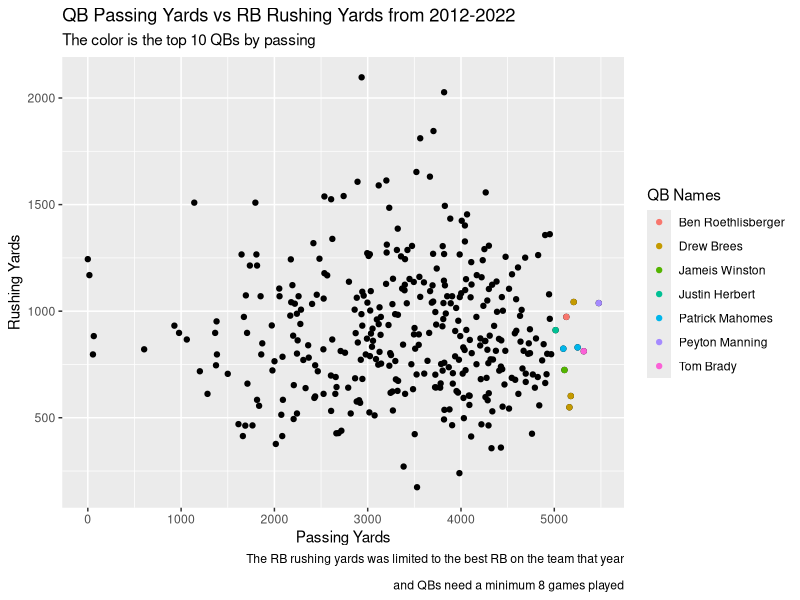
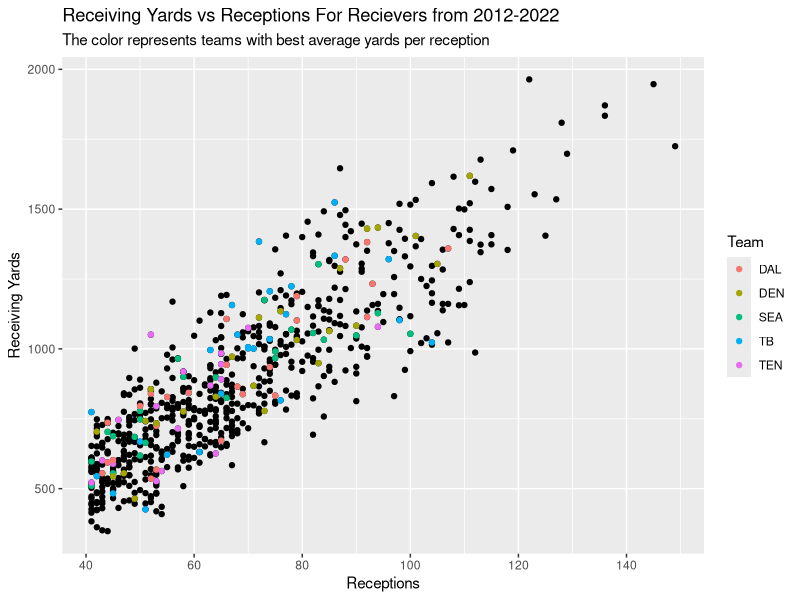
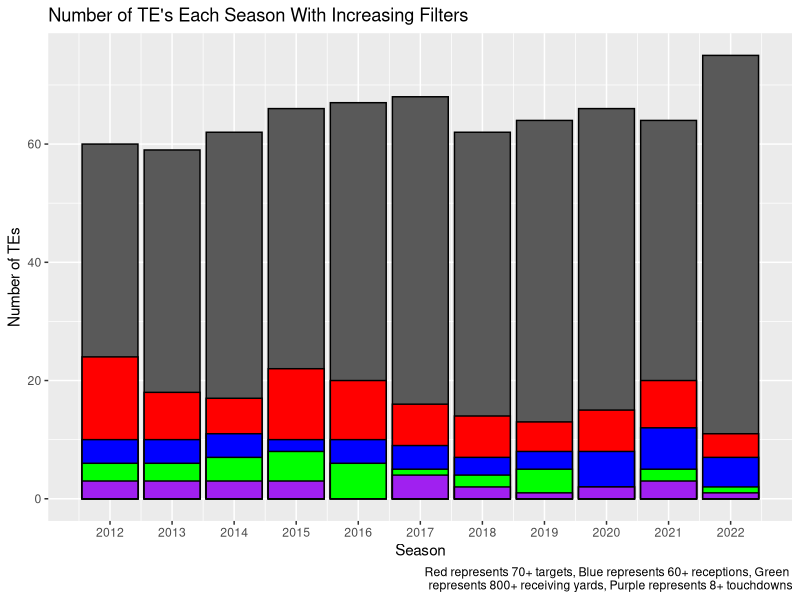
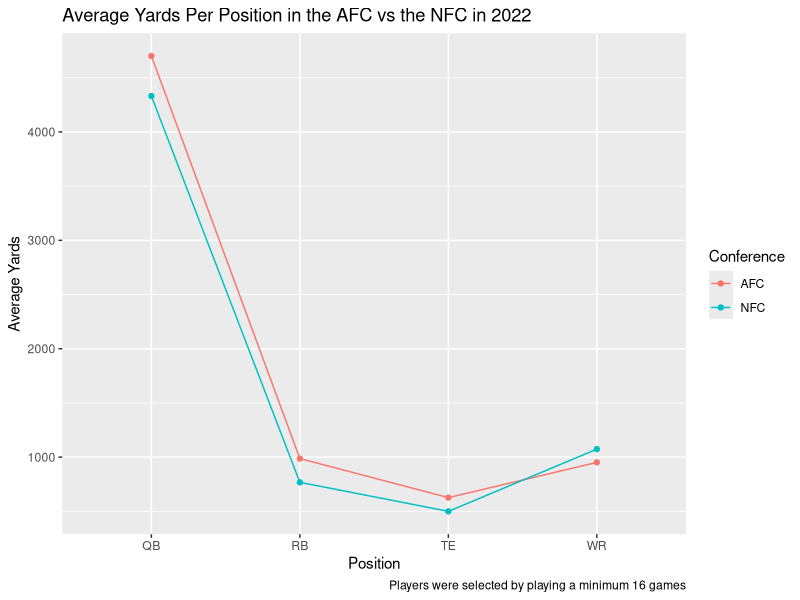
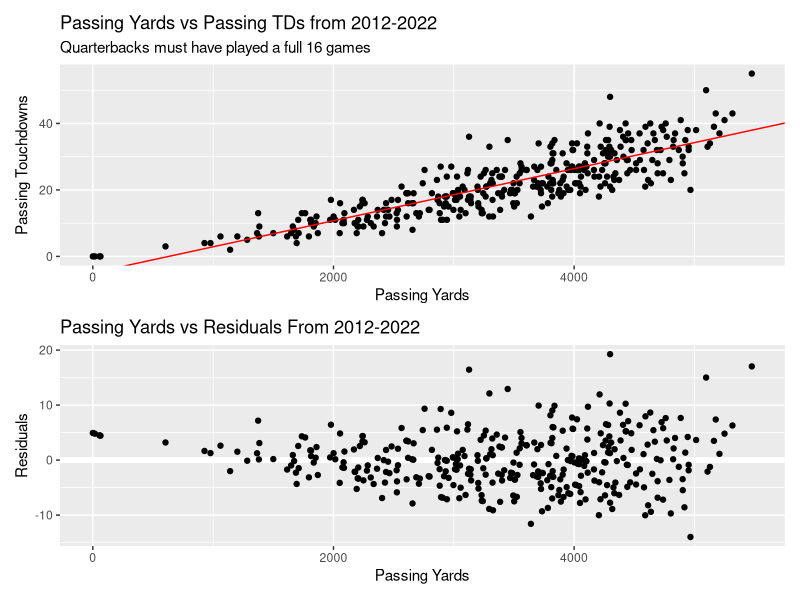
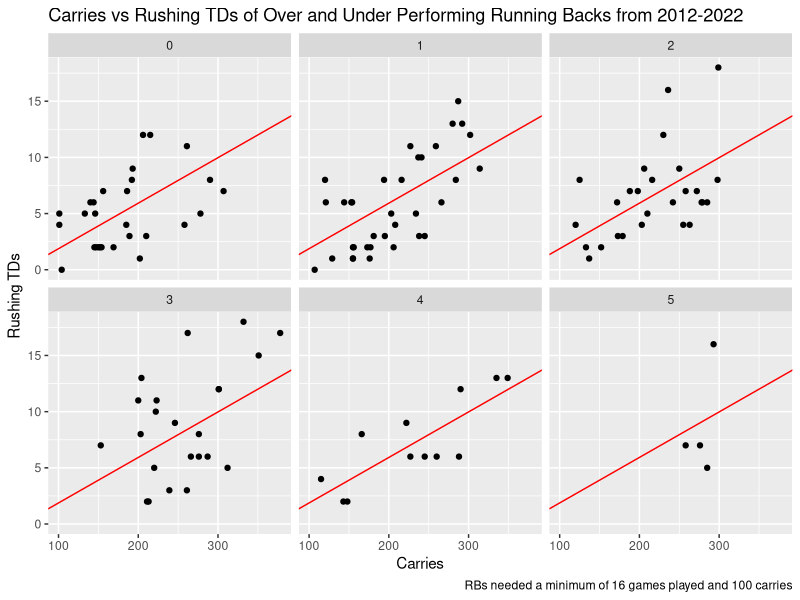
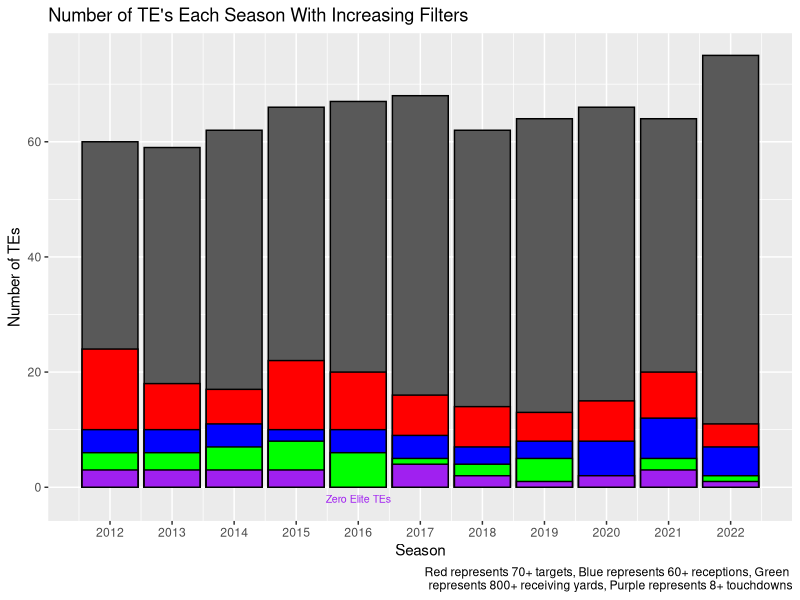

Write R code to recreate these figures, in order.
library(tidyverse)
library(ggrepel)
library(patchwork)
library(modelr)
library(stringr)
library(dplyr)

#setwd("./Desktop/Math with R/Project")

allStats <- read_csv("yearly_data_updated_08_23.csv")

#Part 1
#GRAPH 1
#filter only qbs set **minimum 8 games played**
qbStats <- allStats|>
  filter(position=='QB')|>
  select(id:season, completions:interceptions,games)|>
  filter(games>8)

#filter only rbs set
rbStats <- allStats|>
  filter(position=='RB')|>
  select(id:season, carries:rushing_fumbles)|>
  group_by(team,season)|>
  filter(row_number(desc(rushing_yards)) == 1)

#combining the rbs and qbs
rb_qb_stats<-left_join(qbStats,rbStats, by = c("team","season"))

#get the top 10 qbs by passing yards
top_10_qbStats <- allStats|>
  filter(position=='QB')|>
  select(id:season, completions:interceptions)|>
  filter(passing_yards >= 4000)|>
  filter(row_number(desc(passing_yards))<=10)

#joining the two, creating a list of 10. Top 10 qbs and their respective running back
best_qb_rb_stats <-left_join(top_10_qbStats,rbStats, by = c("team","season"))

#graph that was trying to see if there was a correlation between qb passing yards and 
#their respective best rb rushing yards. I thought that if a qb is throwing for a lot of yards the 
#rbs rushing yards would be at a low. The colored dots represnt the qbs that have had the highest passing
#yards season in the data set. As you can see during these great years the rushing yards were lower.
#This is what I thought we would see, a negative relationship betweeen the two (passing yards high
#rushing yards low and vice versa). However it is evident there is no little to no relation 
#between the two. What's also interesting is that despite playing 8 games, there are still QBs that 
#threw almost 0 yards.
rb_vs_qb_stats_graph<-ggplot()+
  geom_point(data=rb_qb_stats,mapping=aes(x=passing_yards,y=rushing_yards))+
  geom_point(data= best_qb_rb_stats, mapping=aes(x=passing_yards,y=rushing_yards, color=name.x))+
  scale_x_continuous(
    breaks=seq(0,5000,by=1000),
  )+
  labs(
    title = "QB Passing Yards vs RB Rushing Yards from 2012-2022",
    caption = "The RB rushing yards was limited to the best RB on the team that year\n 
    and QBs need a minimum 8 games played",
    x = "Passing Yards",
    y = "Rushing Yards",
    color = "QB Names",
    subtitle = "The color is the top 10 QBs by passing"
  )


rb_vs_qb_stats_graph

  







#GRAPH 2
#grabbing all wrs
wr_stats<- allStats|>
  filter(position== 'WR')|>
  select(id:season, receptions:receiving_yards)|>
  filter(receptions>40)|>
  mutate(yards_per_reception = receiving_yards/receptions)|>
  arrange(desc(yards_per_reception))

#getting the best wr teams based on average yards per reception on their recievers
top_5_teams_best_wr <- wr_stats|>
  group_by(team)|>
  summarise(avg_ypr = mean(yards_per_reception))|>
  arrange(desc(avg_ypr))|>
  filter(row_number(desc(avg_ypr))<=5)

#joining the wr to their team if they were in the top 10
wr_stats2<-left_join(top_5_teams_best_wr,wr_stats, by='team')

#This graph shows the relationship between receiving yards and receptions. As I envisioned,
#there is a positive relation between the two, meaning more receptions equals more receiving yards.
#The colored dots represent players that played on the teams that had the best average yards per 
#reception based on all their receivers. I will say I am little shocked on how low the colored dots are
#but it does make sense as every point represents a player and sometimes one player on a team can have
#a monster year while the wr do not. 
wr_stats_graph<-ggplot(data=wr_stats)+
  geom_point(mapping=aes(x=receptions, y=receiving_yards))+
  geom_point(data=wr_stats2, mapping=aes(x=receptions, y=receiving_yards, color =team))+
  scale_x_continuous(
    breaks=seq(40,150,by=20)
  )+
  labs(
    title = "Receiving Yards vs Receptions For Recievers from 2012-2022",
    subtitle = "The color represents teams with best average yards per reception",
    x = "Receptions",
    y = "Receiving Yards",
    color = "Team"
  )


wr_stats_graph









#GRAPH 3
#creating set of all the tes
te_stats<-allStats|>
  filter(position=="TE")|>
  filter(games>=8)|>
  select(id:season, receptions:receiving_tds)

#filtering out all te that don't have 70+ recpetions
te_target_stats <- te_stats|>
  filter(targets>70)

#filtering out all the te that dont have 60+ receptions
te_reception_stats<- te_target_stats|>
  filter(receptions>=60)

#filtering out all the te that dont have 800+ receiving yards
te_receiving_yards <- te_reception_stats|>
  filter(receiving_yards >=800)

#filtering out all the te that dont have 8+ receiving tds
te_td_stats<-te_receiving_yards|>
  filter(receiving_tds>=8)

#creating a bar graph to see how few te in the league are considered "elite." 
#The bottom of the graph to top of the gray represents all te in the league that have played 8
#or more games. The bottom to red represents all te that have 70+ targets and have played 8 or more games.
#The bottom to the blue represents all te that have 60+ receptions, 70+ targets, and have played
#8 or more games. The bottom to the green represents all the te that have 800+ receiving yards, 60+ 
#receptions, 70+ targets, and have played 8 or more games.The purple represents what are considered 
#"elite" te; with 8+ touchdowns, 800+ receiving yards, 60+ receptions, 70+ targets, and have played 
#8 or more games. What's interesting is that there were no "elite" te in 2016. I thought there might be
# a pattern of elite te increasing as time goes on, but there seems to be no pattern. 
ggplot()+
  geom_bar(data=te_stats, mapping=aes(x= season), color ="black")+
  geom_bar(data=te_target_stats, mapping=aes(x= season), fill = "red", color="black")+
  geom_bar(data=te_reception_stats, mapping=aes(x= season), fill = "blue", color="black",)+
  geom_bar(data=te_receiving_yards, mapping=aes(x= season), fill = "green", color="black")+
  geom_bar(data=te_td_stats, mapping=aes(x= season), fill = "purple", color="black")+
  scale_x_continuous(
    breaks=seq(2012,2022,by=1)
  )+
  labs(
    title = "Number of TE's Each Season With Increasing Filters",
    x="Season",
    y="Number of TEs",
    caption = "Red represents 70+ targets, Blue represents 60+ receptions, Green 
            represents 800+ receiving yards, Purple represents 8+ touchdowns"
  )








#GRAPH 4
#creating a set of all nfc teams
nfc_teams<-allStats|>
  filter(season==2022)|>
  filter(games>16)|>
  filter(team=="DAL" | team=="NYG" | team=="PHI" | team=="WAS" | team=="CHI" | team=="GB" | team=="MIN" | team=="DET"
         | team=="ATL" | team=="CAR" | team=="NO" | team=="TB" | team=="ARI" | team=="LA" | team=="SF" | team=="SEA")

#creating a set of all qbs in nfc
qb_nfc_teams<-nfc_teams|>
  filter(position=="QB")|>
  group_by(position)|>
  summarise(avg_pass=mean(passing_yards))

#creating a set of all rbs in nfc
rb_nfc_teams<-nfc_teams|>
  filter(position=="RB")|>
  group_by(position)|>
  summarise(avg_rush=mean(rushing_yards))

#creating a set of all wrs and tes in nfc
te_wr_nfc_teams<-nfc_teams|>
  filter(position=="WR"|position=="TE")|>
  group_by(position)|>
  summarise(avg_receiv=mean(receiving_yards))

#joining all of them, condensing to one column and adding a conference column
position_nfc<-full_join(full_join(qb_nfc_teams,rb_nfc_teams),te_wr_nfc_teams)
position_nfc2<-unite(position_nfc, avg_yards, avg_pass, avg_rush, avg_receiv, na.rm=TRUE)|>
  mutate(conference="NFC")

#setting the avg_yards to numeric and sorting by average yards
position_nfc2$avg_yards=as.numeric(position_nfc2$avg_yards)
position_nfc3<-position_nfc2|>
  arrange(avg_yards)




#creating a set of all afc teams
afc_teams <-allStats|>
  filter(season==2022)|>
  filter(games>16)|>
  filter(team=="BUF" | team=="MIA" | team=="NE" | team=="NYJ" | team=="BAL" | team=="CIN" | team=="CLE"
         | team=="PIT" | team=="HOU" | team=="IND" | team=="JAX" | team=="TEN" | team=="DEN" | team=="KC" | team=="LV" | team=="LAC")

#creating a set of all qbs in afc
qb_afc_teams<-afc_teams|>
  filter(position=="QB")|>
  group_by(position)|>
  summarise(avg_pass=mean(passing_yards))

#creating a set of all rbs in nfc
rb_afc_teams<-afc_teams|>
  filter(position=="RB")|>
  group_by(position)|>
  summarise(avg_rush=mean(rushing_yards))

#creating a set of all tes and wrs in nfc
te_wr_afc_teams<-afc_teams|>
  filter(position=="WR"|position=="TE")|>
  group_by(position)|>
  summarise(avg_receiv=mean(receiving_yards))

#joining all of them, condesing to one column and adding a conference column

position_afc<-full_join(full_join(qb_afc_teams,rb_afc_teams),te_wr_afc_teams)
position_afc2<-unite(position_afc, avg_yards, avg_pass, avg_rush, avg_receiv, na.rm=TRUE)|>
  mutate(conference="AFC")

#setting the avg_yards to numeric and sorting by average yards
position_afc2$avg_yards=as.numeric(position_afc2$avg_yards)
position_afc3<-position_afc2|>
  arrange(avg_yards)

#This graph shows the average number of yards per position in both the AFC and NFC. The red represents
#the AFC and blue represents the NFC. The goal of this graph was to see if any conference held a 
#total advantage over the yards by position. I was curious, since the NFC won the Super Bowl in 
#2022 if they also dominated the stats. This seems to not be the case as by average, the AFC 
#wins every position, except WR which it lost by a small margin. It is still important to note that 
#the difference between points is still relativley small. 
ggplot()+
  geom_point(data=position_afc3, mapping=aes(x=position, y=avg_yards, color=conference))+
  geom_line(data=position_afc3, mapping=aes(x=position, y=avg_yards,group=1,color=conference))+
  geom_point(data=position_nfc3, mapping=aes(x=position, y=avg_yards, color=conference))+
  geom_line(data=position_nfc3, mapping=aes(x=position, y=avg_yards,group=1,color=conference))+
  labs(
    title = "Average Yards Per Position in the AFC vs the NFC in 2022",
    caption="Players were selected by playing a minimum 16 games",
    x="Position",
    y="Average Yards",
    color="Conference"
  )









           
#Part 2
#Graph 1
#filtering qb stats to only include QBs who played all 16 games
qbstats2<-qbStats|>
  filter(games>=8)|>
  select(id:season, passing_yards:passing_tds)

#There was a couple outliers and the purpose of this was to see who it was, it was Taysom Hill
qbstats2|>
  arrange(passing_yards)

#Creating a model that predicts passing touchdowns based on passing yards
qbstats_mod<-lm(passing_tds~passing_yards, data=qbstats2)

#adds the residuals
qbstats3<-qbstats2|>
  add_residuals(qbstats_mod)

#creates a graph looking at passing yards vs passing touchdowns
qbstats_gg<- ggplot(data=qbstats2)+
  geom_point(mapping=aes(x=passing_yards, y=passing_tds))+
  geom_abline(intercept=qbstats_mod[[1]][[1]], 
              slope=qbstats_mod[[1]][[2]],
              color = "red")+
  labs(
    title = "Passing Yards vs Passing TDs from 2012-2022",
    subtitle = "Quarterbacks must have played a full 16 games",
    x = "Passing Yards",
    y= "Passing Touchdowns",
  )

#creates a graph looking at passing yards vs the residuals
qbstats_resid_gg <-ggplot(data=qbstats3, mapping=aes(x=passing_yards,y=resid))+
  geom_ref_line(h=0)+
  geom_point()+
  labs(
    title = "Passing Yards vs Residuals From 2012-2022",
    x = "Passing Yards",
    y= "Residuals"
  )

#displaying the graphs
#Residual is positive = QB over performed TDs based on passing yards
#I was looking to see how QBs performed on touchdowns based on predicted values using the passing 
#yards. The top graph shows the relationship between the passing yards and passing touchdowns from 2012 
#to 2022. You can see a gradual positive relationship between the two with the red line representing 
#the trend. The bottom graph represents the passing yard vs residuals in the same years. There is no
#predictability between the two. An interesting thing to note is the couple of outliers. One is 
#Brad Smith who is actually a WR but got credit as a QB for instances he played in the wildcat. Another one
#is Jacoby Brissett and the other two are Taysom Hill (who also plays multiple positions)
qbstats_gg /qbstats_resid_gg









#Graph 2
#filter only rbs that played 16 or more games and have had 100+ carries
rbstats<-allStats|>
  filter(position== "RB")|>
  filter(games>=16)|>
  filter(carries>=100)|>
  select(id:name, team:season, carries,rushing_yards:rushing_fumbles)

#creating a model that predicts rushing touchdowns based on number of carries
rb_mod <- lm(rushing_tds~carries, data=rbstats)

#filtering under performing RBs based on their residual values being less than -1
under_rbstats2<-rbstats|>
  add_residuals(rb_mod)|>
  arrange(desc(resid))|>
  filter(resid< -1)

##filtering under performing RBs based on their residual values being greater than 1
over_rbstats2 <-rbstats|>
  add_residuals(rb_mod)|>
  arrange(desc(resid))|>
  filter(resid> 1)

#This graph is divided up into 6 graphs based on fumbles in a given season. My 
#goal was to see if there was a correlation between fumbles and RBs under perfoming.
#I found under performing RBs by making a model of carries vs rushing TDs where TDs
#are predicted based on carries. If the running back had residual value of less than -1,
#I considered them to be under performing meaning their TD value was 1 or more less than 
#the predicted. I did the opposite for the over performing, filter the residual value
#if it was greater than 1. This graph shows that there isn't much of a correlation 
#between fumbles and performance. The only thing I notice is that having 5 fumbles
#puts you at more of a chance of under performing.
ggplot()+
  geom_point(data=under_rbstats2, mapping=aes(x=carries, y=rushing_tds))+
  geom_abline(intercept=rb_mod[[1]][[1]], 
              slope=rb_mod[[1]][[2]],
              color = "red")+
  geom_point(data=over_rbstats2, mapping=aes(x=carries, y=rushing_tds))+
  facet_wrap(~rushing_fumbles)+
  labs(
    title = "Carries vs Rushing TDs of Over and Under Performing Running Backs from 2012-2022",
    x = "Carries",
    y = "Rushing TDs",
    caption = "RBs needed a minimum of 16 games played and 100 carries"
  )









#Part 3
#Graph 1
ggplot()+
  geom_bar(data=te_stats, mapping=aes(x= season), color ="black")+
  geom_bar(data=te_target_stats, mapping=aes(x= season), fill = "red", color="black")+
  geom_bar(data=te_reception_stats, mapping=aes(x= season), fill = "blue", color="black",)+
  geom_bar(data=te_receiving_yards, mapping=aes(x= season), fill = "green", color="black")+
  geom_bar(data=te_td_stats, mapping=aes(x= season), fill = "purple", color="black")+
  scale_x_continuous(
    breaks=seq(2012,2022,by=1)
  )+
  labs(
    title = "Number of TE's Each Season With Increasing Filters",
    x="Season",
    y="Number of TEs",
    caption = "Red represents 70+ targets, Blue represents 60+ receptions, Green 
            represents 800+ receiving yards, Purple represents 8+ touchdowns"
  )+
  annotate("text", x = 2016, y = -2, label = "Zero Elite TEs", color = "purple", size = 2.7)



